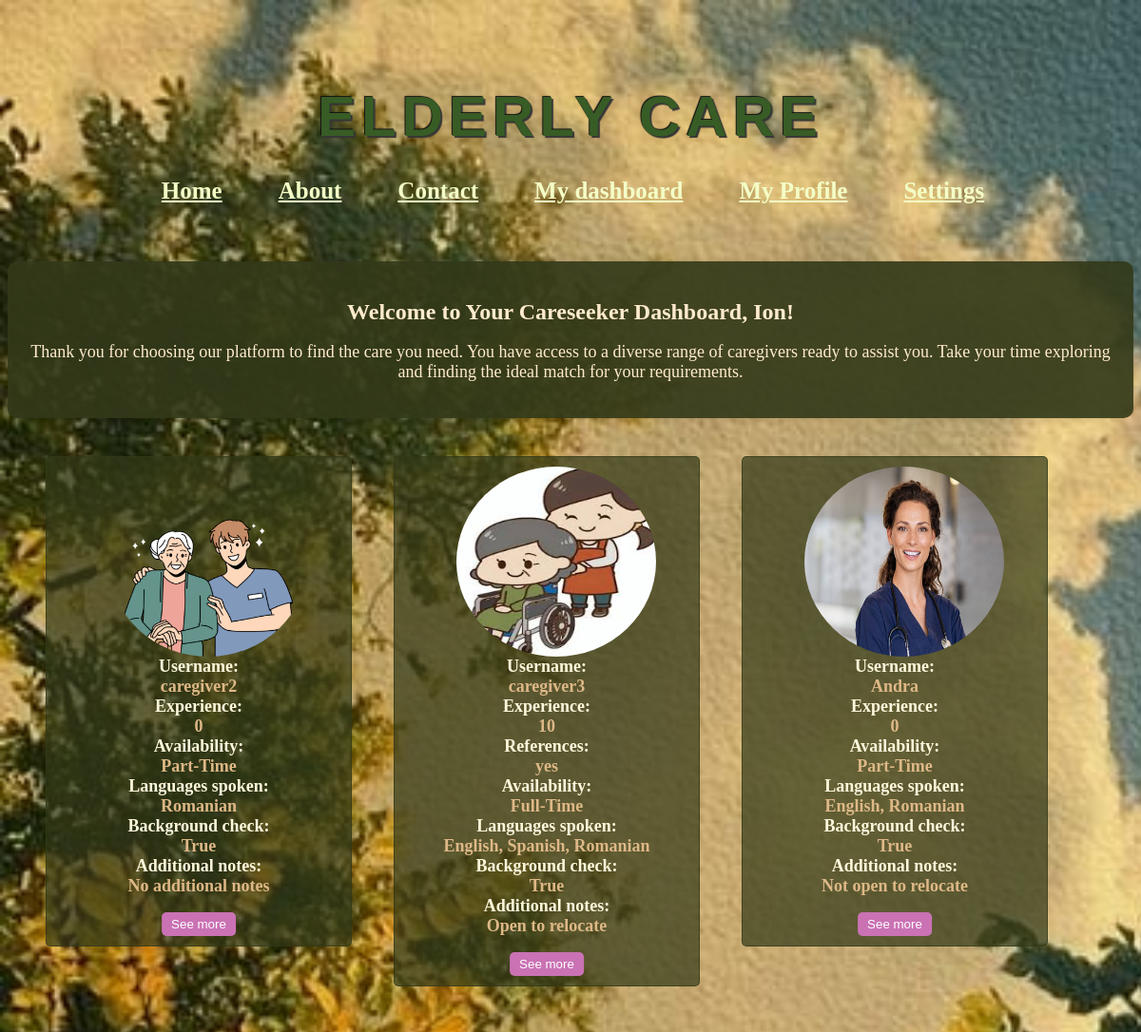
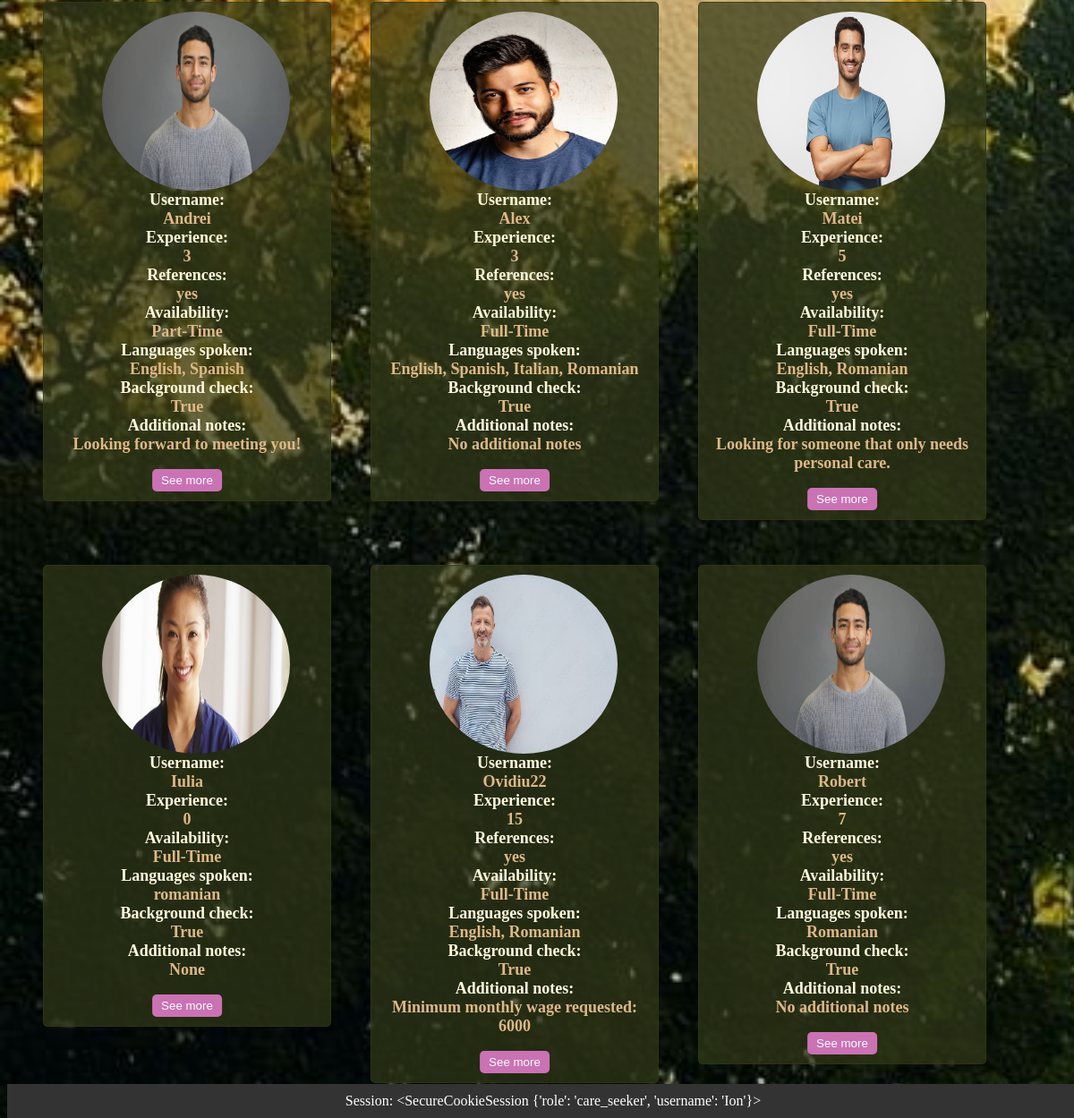
/careseeker_dashboard (signed in), run on the app's committed database (2 pictures, top to bottom).
### app/models.py (models this page shows, shortened)
class Users(db.Model, UserMixin):
    __tablename__ = 'users'
    id = db.Column(db.Integer, primary_key=True)
    username = db.Column(db.String(50), unique=True, nullable=False)
    email = db.Column(db.String(120), unique=True, nullable=False)
    password = db.Column(db.String(255), nullable=False)
    location = db.Column(db.String(60), nullable=False)
    phone_number = db.Column(db.String(20), nullable=False)
    role = db.Column(db.String(15), nullable=False)
    age = db.Column(db.Integer)
    experience = db.Column(db.Integer)
    references = db.Column(ChoiceType([('Yes', 'yes'), ('No', 'no'), ('N/A', 'n/a')]))
    availability = db.Column(ChoiceType([('Full-Time', 'FT'), ('Part-Time', 'PT')]))
    languages_spoken = db.Column(db.String(100))
    background_check = db.Column(db.Boolean)
    additional_notes = db.Column(db.Text)
    type_of_care_needed = db.Column(db.String(100))
    monthly_budget = db.Column(db.Integer)
    availability_needed = db.Column(ChoiceType([('Full-Time', 'FT'), ('Part-Time', 'PT')]))
    preferred_qualifications = db.Column(db.String(100))
    medical_conditions = db.Column(db.String(100))
    picture = db.Column(db.String(300))

### app/routes.py (the view)
@auth_blueprint.route('/careseeker_dashboard')
def careseeker_dashboard():
    if session.get('role') == 'care_seeker':
        caregivers = Users.query.filter_by(role='caregiver').all()
        return render_template('careseeker_dashboard.html', caregivers=caregivers)
    else:
        flash('Access denied. Log in as caregiver', 'error')
        return redirect(url_for('home.homepage'))

### app/templates/careseeker_dashboard.html (shortened to what this page needs)
{% extends 'base.html' %}
{% block content %}
    <div class="greeting" style="text-align: center; margin-top: 40px; padding: 20px; background-color: rgb(50, 57, 25, 0.9); border-radius: 10px; box-shadow: 0 0 10px rgba(0, 0, 0, 0.1);">
        <h2 style="font-size: 24px; margin-bottom: 10px; color: blanchedalmond;">Welcome to Your Careseeker Dashboard, {{ session['username'] }}!</h2>
        <p style="font-size: 18px; color: blanchedalmond;">Thank you for choosing our platform to find the care you need. You have access to a diverse range of caregivers ready to assist you. Take your time exploring and finding the ideal match for your requirements.</p>
    </div>
        {% for caregiver in caregivers %}
            <div class="caregiver-box">
                {% if caregiver.picture %}
    <img src="{{ url_for('home.uploaded_file', filename=caregiver.picture.split('/')[-1]) }}" alt="Caregiver Picture" style="width: 210px; height: 200px; border-radius: 50%; margin-left:55px">
{% endif %}
                <strong>Username:</strong> <span style="color: burlywood; font-size: large; font-weight: 600;"> {{ caregiver.username }} <br>
                <strong>Experience:</strong><br> {{ caregiver.experience }} <br>
                {% if caregiver.references != 'N/A' %}
                <strong>References:</strong> <br>{{ caregiver.references }} <br>
                {% endif %}
                <strong>Availability:</strong> <br>{% if caregiver.availability == 'Full-Time' %}Full-Time{% elif caregiver.availability == 'Part-Time' %}Part-Time{% else %}{{ caregiver.availability }}{% endif %}<br>
                <strong>Languages spoken:</strong> <br>{{ caregiver.languages_spoken }} <br>
                <strong>Background check:</strong> <br> {{ caregiver.background_check }} <br>
                <strong>Additional notes:</strong> <br>{{ caregiver.additional_notes }} <br>
                <br>
                <br>
                <button class="see-more-button">See more</button>
            </span>
            </div>
        {% endfor %}
    </div>
    <form action="{{ url_for('auth.logout') }}" method="POST">
        <button type="submit" class="logout-button">Logout</button>
    </form>
{% endblock %}

### app/templates/base.html (style rules this page uses)
body { background-image: url("static/bck.jpg"); background-size: cover; background-repeat: no-repeat; background-color: #153537; }

### app/templates/careseeker_dashboard.html (style rules this page uses)
.caregiver-box { border: 1px solid rgb(50, 57, 25, 0.7); border-radius: 5px; padding: 10px; margin-bottom: 10px; margin-top: 40px; margin-left: 40px; width: 300px; background-color: rgb(50, 57, 25, 0.7); display: inline-grid; vertical-align: top; position: relative; text-align: center; }
.caregiver-box strong { color: cornsilk; font-size: large; }
.see-more-button { position: absolute; bottom: 10px; left: 50%; transform: translateX(-50%); padding: 5px 10px; background-color:#ca72b4; color: #fff; border: none; border-radius: 5px; cursor: pointer; }

### data on the page
Users: picture (picture), username "caregiver2", experience "0", availability "Part-Time", languages_spoken "Romanian", background_check "True", additional_notes "No additional notes"
Users: picture (picture), username "caregiver3", experience "10", references "yes", availability "Full-Time", languages_spoken "English, Spanish, Romanian", background_check "True", additional_notes "Open to relocate"
Users: picture (picture), username "Andra", experience "0", availability "Part-Time", languages_spoken "English, Romanian", background_check "True", additional_notes "Not open to relocate"
Users: picture (picture), username "Andrei", experience "3", references "yes", availability "Part-Time", languages_spoken "English, Spanish", background_check "True", additional_notes "Looking forward to meeting you!"
Users: picture (picture), username "Alex", experience "3", references "yes", availability "Full-Time", languages_spoken "English, Spanish, Italian, Romanian", background_check "True", additional_notes "No additional notes"
Users: picture (picture), username "Matei", experience "5", references "yes", availability "Full-Time", languages_spoken "English, Romanian", background_check "True", additional_notes "Looking for someone that only needs personal care."
Users: picture (picture), username "Iulia", experience "0", availability "Full-Time", languages_spoken "romanian", background_check "True", additional_notes "None"
Users: picture (picture), username "Ovidiu22", experience "15", references "yes", availability "Full-Time", languages_spoken "English, Romanian", background_check "True", additional_notes "Minimum monthly wage requested: 6000"
Users: picture (picture), username "Robert", experience "7", references "yes", availability "Full-Time", languages_spoken "Romanian", background_check "True", additional_notes "No additional notes"

### other printed values
{{ session['username'] }} "Ion"
{{ session }} "<SecureCookieSession {'role': 'care_seeker', 'username': 'Ion'}>"
